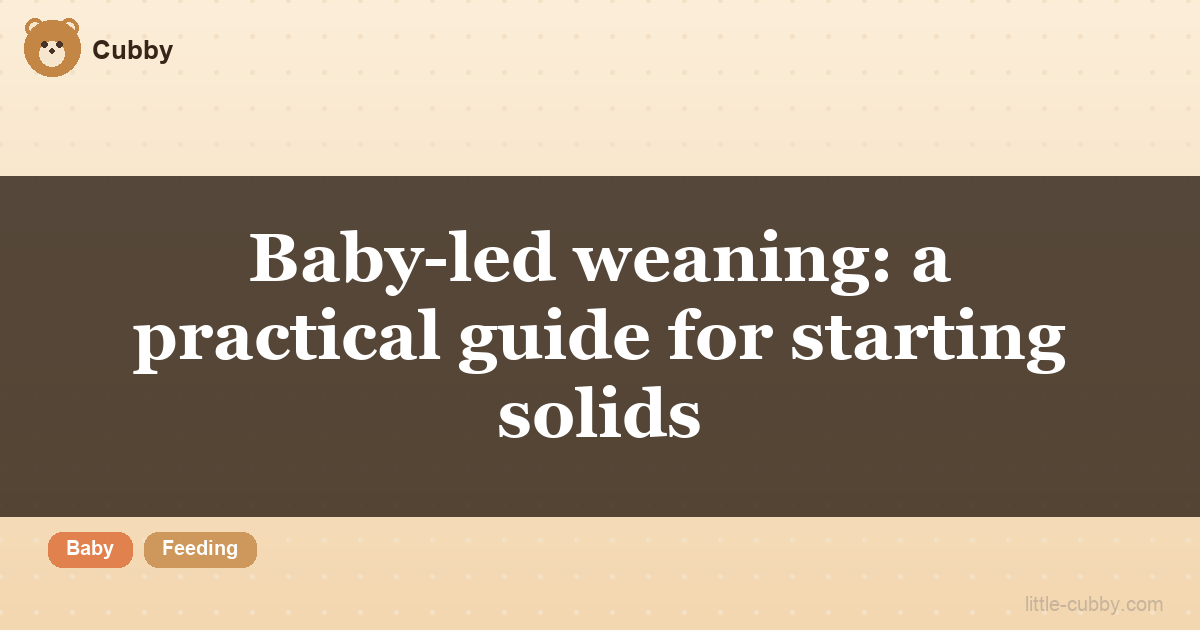
#> input picture og/articles/baby-led-weaning-us.png, 1200 x 630 px; its folder holds only this picture in this run
$ python card_logo.py
#> lines starting #> are read from the running program, lines starting #| are printed output that depends on the picture
#> in run, im is the input picture: PIL image 1200x630 RGB; mean R, G, B 166.6, 149.4, 128.5
#!/usr/bin/env python3
"""The painted Cubby face on every Pillow-made card: the CURRENT master, and nothing else on them changed.

WHY THIS EXISTS
Four generators drew the same little bear out of Pillow circles in the top-left corner of everything they
made: tools/gen_article_img.py (660 og/articles/*.png share cards, 571 articles/*/hero.png heroes, and the
og/{faq,features,pricing,articles}.png cards), tools/gen_ph_gallery.py (og/producthunt/*), and
tools/gen_pwa_screenshots.py (icons/screenshots/{track,circle,vaccines}.png). og/cubby-home.png carried the
flat June logo as a tile. The social quote cards (social/out/*-quote.png, rendered from social/card-quote.html
by a browser at 2x) carry it in the footer on flat #F4EEE3, so they are a family here too (2026-11-14): a
change of master now reaches them without a browser. On 2026-11-13 the founder retired every drawn bear for the painted master,
icons/icon-master-1024.png, and on 2026-11-14 changed the master itself (the white cub on honey became the
W2+ teddy on a watercolour wash). The generators call paste_logo(); this file also repairs the cards that
already exist, so a change of logo is ONLY the logo: not one other pixel of those cards is re-rendered.
Since 2026-11-15 the logo on every card is framed as tools/brand-images.json's "frame" says (the founder's
"A + rim + light/shade"), drawn by tools/brand_style.py exactly as the web icons are.

HOW THE REPAIR STAYS HONEST
Each card family is rebuilt from its own generator's recipe (gradient, dot grid, wash) over the logo's box
only. A card is current when its box is what that recipe plus the current master gives (within a rounding
error: fewer than 2% of the box's pixels off by more than 12 levels, so a card freshly drawn by the
generator itself counts too). Anything else in the box (the drawn bear, the June tile, the November white
cub) is stale. Before a stale card is touched, the rebuilt background is compared with the card's real
pixels in a ring around the box; if they differ by more than a rounding error the card is left alone and
named, because then the recipe is not the one that drew it. Then the box is painted with the rebuilt
background and the painted logo is composited at the same centre and size.

Usage:
    python3 tools/card_logo.py --swap            repair every card whose logo is not the current master's
    python3 tools/card_logo.py --swap --force    repaint EVERY card's logo box from the current master, current
                                                 or not (tools/brand.py set: a new master that differs from the
                                                 old one by less than the tolerance still reaches every card)
    python3 tools/card_logo.py --check           fail if any card's logo is not the current master's (no writes)
    python3 tools/card_logo.py --list            print every card this file looks after, one path per line
"""
import argparse
import glob
import os
import sys

import numpy as np
from PIL import Image, ImageDraw, ImageFilter

sys.path.insert(0, os.path.dirname(os.path.abspath(__file__)))
import brand_style  # noqa: E402  the frame, drawn one way for every logo

ROOT = os.path.dirname(os.path.dirname(os.path.abspath(__file__)))
MASTER = os.path.join(ROOT, 'icons', 'icon-master-1024.png')
CARAMEL = np.array([196, 134, 68])      # the drawn bear's fur, and the flat June logo's: #C48644
_cache = {}


# [4 lines left out: function frame, not called in this run]


def logo(size, radius=0.24):
    """The master, resized to `size`, framed and its corners rounded like icons/logo-512.png."""
    key = (size, radius)
    if key not in _cache:
        m = Image.open(MASTER).convert('RGB').resize((size, size), Image.LANCZOS)
        if size <= 64:
            m = m.filter(ImageFilter.UnsharpMask(radius=0.5, percent=40, threshold=1))
        _cache[key] = brand_style.rounded(brand_style.framed(m, frame(), radius), radius)
    return _cache[key]


def paste_logo(img, cx, cy, size, radius=0.24):
    """Composite the painted logo centred on (cx, cy). Works on RGB and RGBA images."""
    lg = logo(int(size), radius)
    x, y = int(round(cx - lg.width / 2)), int(round(cy - lg.height / 2))
    if img.mode == 'RGBA':
        img.alpha_composite(lg, (x, y))
    else:
        img.paste(lg, (x, y), lg)
    return img


def caramel_count(img, box=None):
    a = np.asarray(img.convert('RGB').crop(box) if box else img.convert('RGB')).astype(int)
    return int((np.abs(a - CARAMEL).max(axis=2) <= 10).sum())


# ---------- the generators' own backgrounds ----------

def bg_article(w, h):
    """tools/gen_article_img.py: gradient, then a dot grid drawn at alpha 35 into an RGBA layer that is
    finally flattened onto BG_TOP (so the dots blend with BG_TOP, not with the gradient row)."""
#> called with w = 1200, h = 630
    top, bot = (252, 238, 217), (243, 215, 176)
    img = Image.new('RGBA', (w, h))
#> img: PIL image 1200x630 RGBA; every value is 0
    base = Image.new('RGBA', (w, h))
    d = ImageDraw.Draw(base)
    for y in range(h):
        t = y / max(h - 1, 1)
        d.line([(0, y), (w, y)], fill=tuple(int(top[i] + (bot[i] - top[i]) * t) for i in range(3)))
    for gx in range(0, w, 36):
        for gy in range(0, h, 36):
            d.ellipse([gx - 2, gy - 2, gx + 2, gy + 2], fill=(196, 134, 68, 35))
    img.alpha_composite(base)
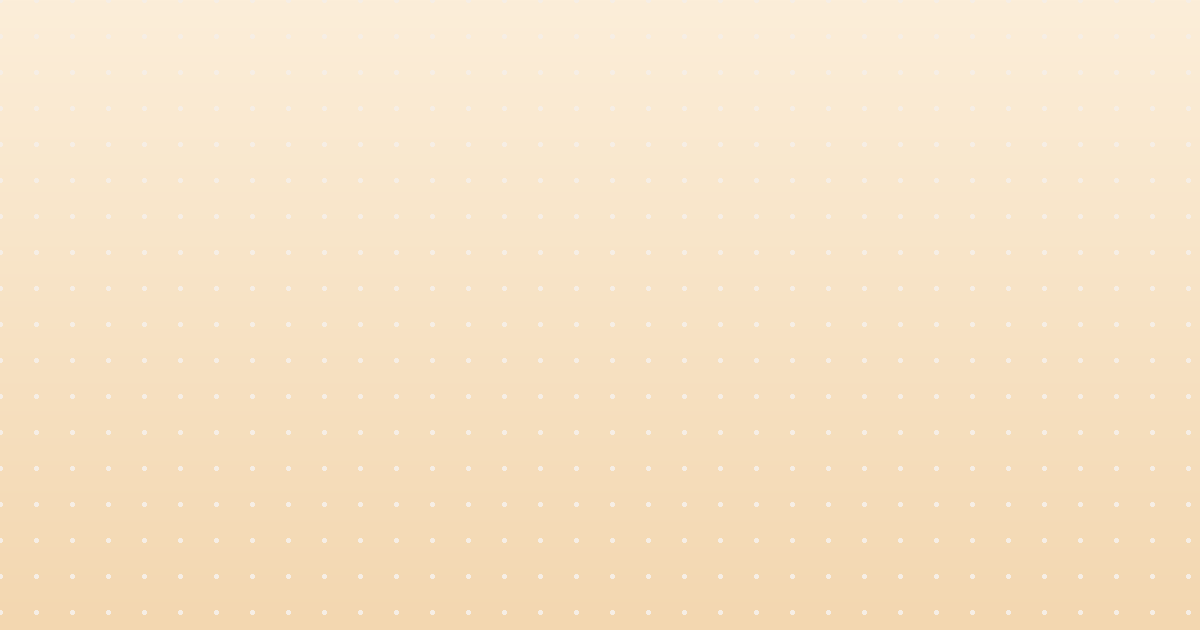
#> base: PIL image 1200x630 RGBA; mean R, G, B, A 246.2, 224.5, 193.9, 251.4; transparent parts drawn white
    final = Image.new('RGB', (w, h), top)
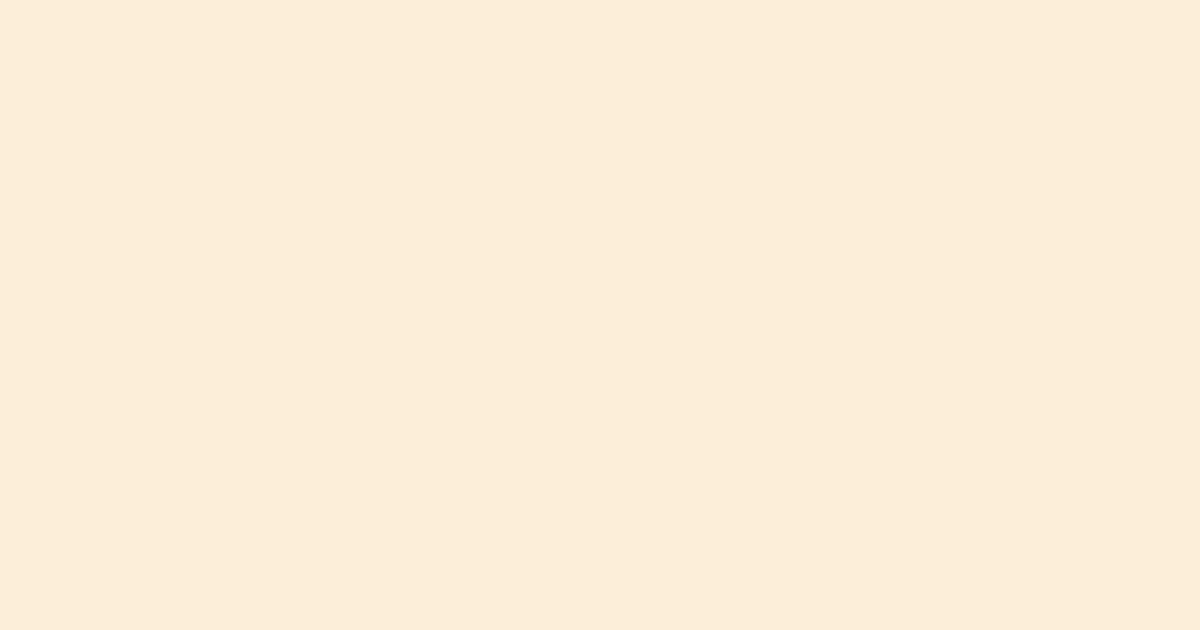
#> final: PIL image 1200x630 RGB; mean R, G, B 252, 238, 217
    final.paste(img, mask=img.split()[3])
    return final


# [22 lines left out: functions bg_ph, bg_pwa, not called in this run]


def bg_flat(rgb):
    """social/card-quote.html: the footer sits on the card's flat --bg."""
    def recipe(w, h):
        return Image.new('RGB', (w, h), rgb)
    recipe.__name__ = 'bg_flat_%02x%02x%02x' % rgb
    return recipe


SOCIAL_BG = bg_flat((0xF4, 0xEE, 0xE3))


# family -> (files, background recipe, bear centre, logo size, box to rebuild)
def families():
    art = sorted(glob.glob(os.path.join(ROOT, 'og', 'articles', '*.png'))) \
        + sorted(glob.glob(os.path.join(ROOT, 'articles', '*', 'hero.png'))) \
        + [os.path.join(ROOT, 'og', n + '.png') for n in ('faq', 'features', 'pricing', 'articles')]
    return [
        ('article cards (gen_article_img.py)', art, bg_article, (52, 48), 56, (18, 12, 88, 84)),
        ('Product Hunt gallery (gen_ph_gallery.py)', sorted(glob.glob(os.path.join(ROOT, 'og', 'producthunt', '*.png'))),
         bg_ph, (56, 52), 54, (22, 16, 90, 88)),
        ('PWA promo cards (gen_pwa_screenshots.py)', [os.path.join(ROOT, 'icons', 'screenshots', n + '.png') for n in ('track', 'circle', 'vaccines')],
         bg_pwa, (96, 150), 100, (40, 90, 158, 206)),
        # 88px .sq at left 96 / bottom 92 of a 1080x1350 card, rendered at 2x: the logo is (192,2338)-(367,2513),
        # measured on social/out/w1-mon-quote.png. Its baked 0.24 corner is wider than the 26px CSS clip, so the
        # visible corner is the logo's own.
        ('social quote cards (social/card-quote.html)', sorted(glob.glob(os.path.join(ROOT, 'social', 'out', '*-quote.png'))),
         SOCIAL_BG, (280, 2426), 176, (184, 2330, 376, 2522)),
    ]


HOME = os.path.join(ROOT, 'og', 'cubby-home.png')
HOME_TILE = (96, 92, 246, 242)   # the flat logo tile on the home share card, measured (150px)


# [20 lines left out: functions repair_home, stale, not called in this run]


def expected_box(bg, box, centre, size):
    """The logo box as the current master draws it on this recipe's background."""
#> called with box = (18, 12, 88, 84), centre = (52, 48), size = 56
    x0, y0, x1, y1 = box
    tile = bg.crop(box).copy()
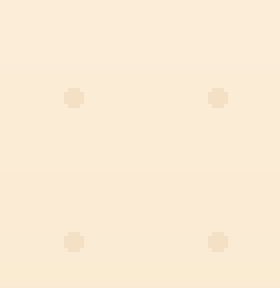
#> tile: PIL image 70x72 RGB (shown 4 times larger); mean R, G, B 250.7, 235.6, 213.1
    paste_logo(tile, centre[0] - x0, centre[1] - y0, size)
    return tile


# [6 lines left out: function all_cards, not called in this run]


def run(swap, force=False):
    bad, done, refused, current = [], 0, [], 0
    cache = {}
    for name, files, recipe, (cx, cy), size, box in families():
        for f in files:
            if not os.path.exists(f):
                continue
            im = Image.open(f).convert('RGB')
            key = (recipe, im.size)
            if key not in cache:
                bg = recipe(*im.size)
                cache[key] = (bg, expected_box(bg, box, (cx, cy), size))
            bg, want = cache[key]
            if not stale(im.crop(box), want) and not (force and swap):
                current += 1
                continue
            if not swap:
                bad.append(f)
                continue
            x0, y0, x1, y1 = box
            ring = (x0 - 6, y0 - 6, x1 + 6, y1 + 6)
            real = np.asarray(im.crop(ring)).astype(int)
            wantr = np.asarray(bg.crop(ring)).astype(int)
            m = np.ones(real.shape[:2], bool)
            m[6:-6, 6:-6] = False              # compare only the 6px ring OUTSIDE the box,
            m[:, -6:] = False                  # minus its right side, where the "Cubby" wordmark starts
            diff = np.abs(real - wantr)[m].max()
            if diff > 2:
                refused.append('%s (ring differs by %d: not drawn by this recipe)' % (os.path.relpath(f, ROOT), diff))
                continue
            im.paste(want, box[:2])
            im.save(f, 'PNG', optimize=True)
            done += 1
    if os.path.exists(HOME):
        im = Image.open(HOME).convert('RGB')
        want = repair_home(im)
        x0, y0, x1, y1 = HOME_TILE
        if stale(im.crop(HOME_TILE), want.crop(HOME_TILE)) or (force and swap):
            if swap:
                want.save(HOME, 'PNG', optimize=True)
                done += 1
            else:
                bad.append(HOME)
        else:
            current += 1
    return bad, done, refused, current


def main():
    ap = argparse.ArgumentParser()
    ap.add_argument('--swap', action='store_true')
    ap.add_argument('--check', action='store_true')
    ap.add_argument('--force', action='store_true')
    ap.add_argument('--list', action='store_true')
    a = ap.parse_args()
    if a.list:
        print('\n'.join(all_cards()))
        return
    if a.swap:
        _, done, refused, _ = run(True, a.force)
        print('swapped in the current master\'s logo on %d cards' % done)
        for r in refused:
            print('  LEFT ALONE %s' % r)
        if refused:
            sys.exit(1)
    bad, _, _, current = run(False)
    for f in bad[:20]:
        print('  OLD LOGO still on %s' % os.path.relpath(f, ROOT))
    print('CARD LOGO: ' + ('FAIL (%d cards carry a logo that is not the current master\'s)' % len(bad) if bad
                           else 'PASS (%d cards, every one carries the current master\'s logo)' % current))
    sys.exit(1 if bad else 0)


if __name__ == '__main__':
#> (the run stopped early here; a loop or call above may not have finished)
